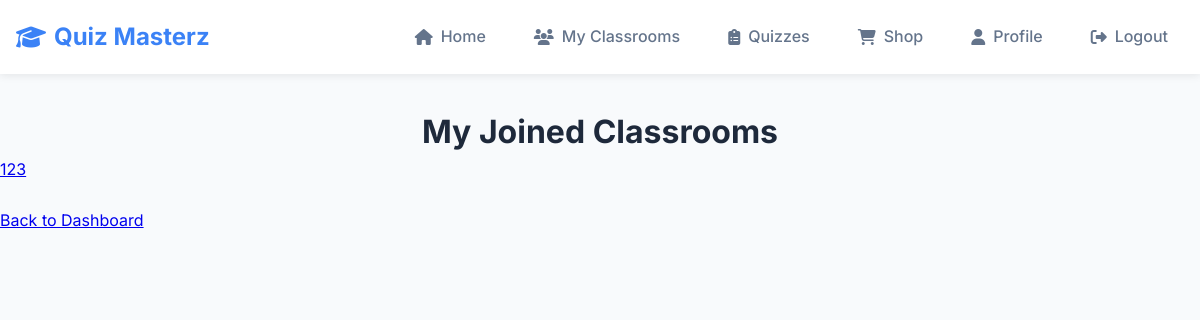
/student/my_classrooms (signed in), run on an earlier commit of the app's database.
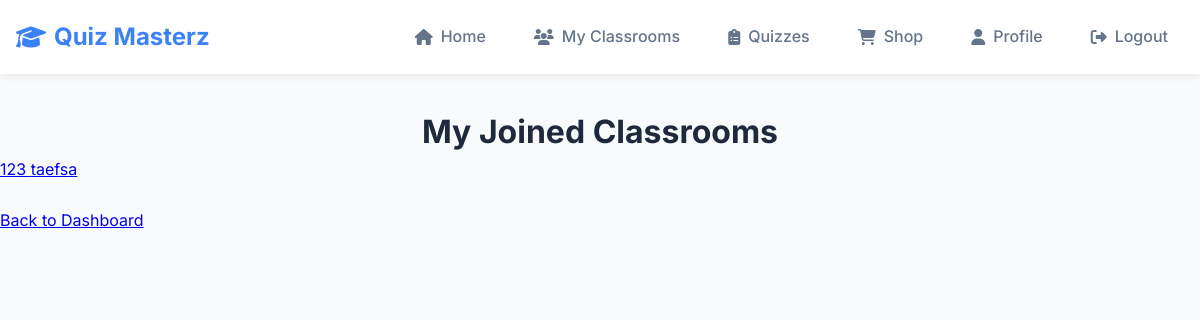
And on a later commit of the database.
### website/models.py (models this page shows, shortened)
class Classroom(db.Model):
    id = db.Column(db.Integer, primary_key=True)
    name = db.Column(db.String(100), nullable=False)
    teacher_id = db.Column(db.Integer, db.ForeignKey('user.id'), nullable=False)
    join_code = db.Column(db.String(8), unique=True, nullable=False)
    quizzes = db.relationship('Quiz', secondary=classroom_quizzes,
                              backref=db.backref('classrooms_assigned_to', lazy='dynamic'),
                              lazy='dynamic')
    quiz_attempts = db.relationship('StudentQuizAttempt', backref='classroom', lazy='dynamic') # Added

### website/views.py (the view)
@views.route('/student/my_classrooms', methods=['GET'])
@login_required
def student_my_classrooms():
    if current_user.role != 'student':
        flash('Access denied.', category='error')
        return redirect(url_for('views.home'))
    classrooms_joined = current_user.joined_classrooms.all() # Use .all() if you need to iterate in template immediately
    return render_template("student_my_classrooms.html", user=current_user, classrooms_joined=classrooms_joined)

### website/__init__.py (called while the page is built)
def create_app():
    app = Flask(__name__)
    app.config['SECRET_KEY'] = 'hjshjhdjah kjshkjdhjs'
    app.config['SQLALCHEMY_DATABASE_URI'] = f'sqlite:///{DB_NAME}'
    db.init_app(app)
    migrate.init_app(app, db)
    from .views import views
    from .auth import auth
    app.register_blueprint(views, url_prefix='/')
    app.register_blueprint(auth, url_prefix='/')
    from .models import User
    with app.app_context():
        db.create_all()
    login_manager = LoginManager()
    login_manager.login_view = 'auth.login'
    login_manager.init_app(app)
    @login_manager.user_loader
    def load_user(id):
        return User.query.get(int(id))
    return app

### website/templates/student_my_classrooms.html (shortened to what this page needs)
{% extends "base.html" %}
{% block content %}
<h1 align="center">My Joined Classrooms</h1>
{% if classrooms_joined %}
    <div class="list-group">
        {% for classroom in classrooms_joined %}
            <a href="{{ url_for('views.student_view_classroom', classroom_id=classroom.id) }}" class="list-group-item list-group-item-action">
                {{ classroom.name }}
            </a>
        {% endfor %}
    </div>
{% else %}
    <p>You haven't joined any classrooms yet.</p>
    <p><a href="{{ url_for('views.student_join_classroom') }}">Join a classroom now!</a></p>
{% endif %}
<br />
<p><a href="{{ url_for('views.home') }}">Back to Dashboard</a></p>
{% endblock %}

What changed in the data, as far as the page shows it:
added Classroom: name "taefsa"
